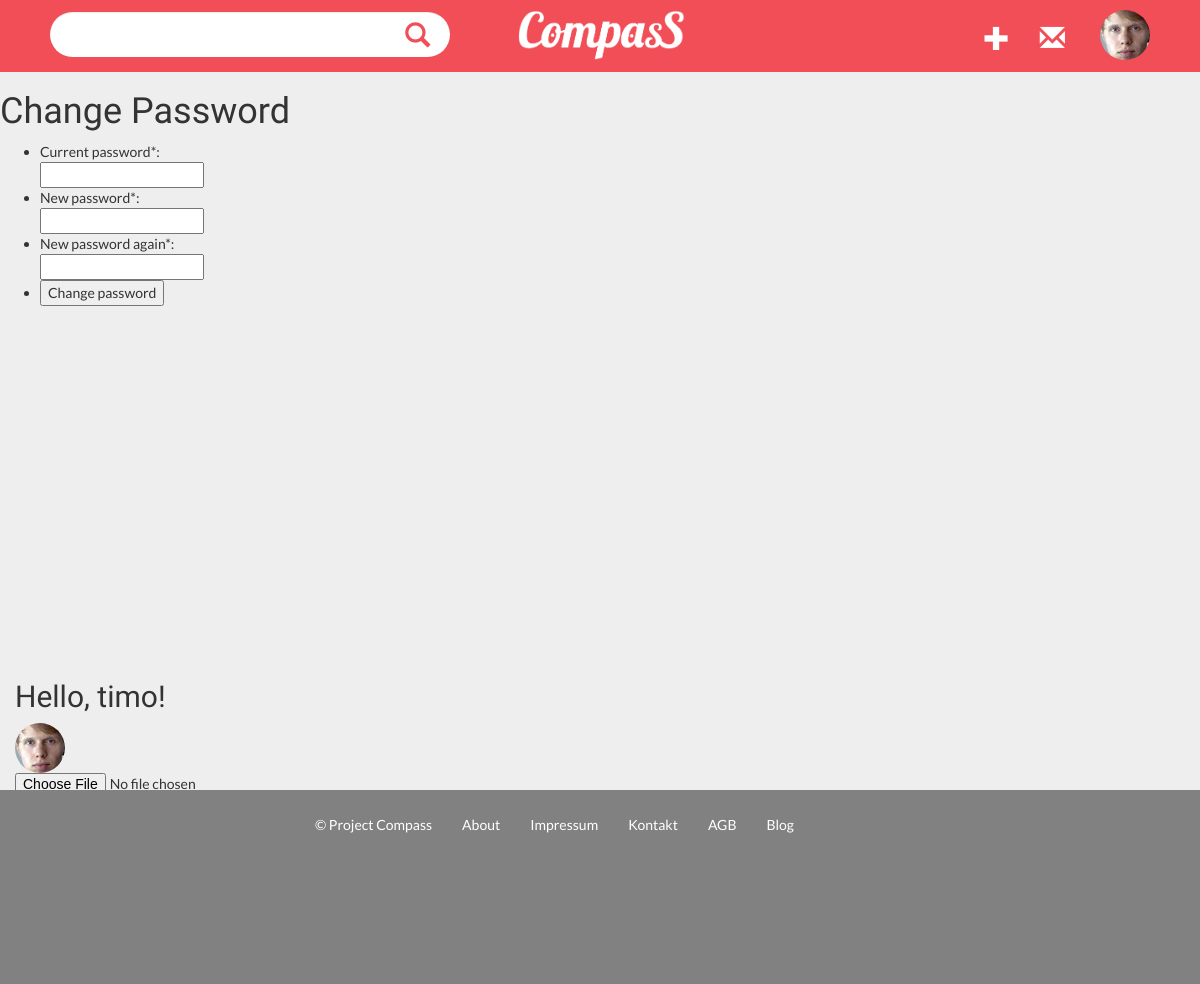
Page /changepassword.php (signed in) on the committed database.
### tables this page shows
CREATE TABLE `users` (
  `user_id` int(11) NOT NULL AUTO_INCREMENT,
  `username` varchar(32) NOT NULL,
  `password` varchar(50) NOT NULL,
  `first_name` varchar(32) NOT NULL,
  `last_name` varchar(32) NOT NULL,
  `email` varchar(1024) NOT NULL,
  `email_code` varchar(32) NOT NULL,
  `active` int(11) NOT NULL DEFAULT '0',
  `password_recover` int(11) NOT NULL DEFAULT '0',
  `type` int(1) NOT NULL DEFAULT '0',
  `allow_email` int(11) NOT NULL DEFAULT '1',
  `profile` varchar(55) NOT NULL,
  `subscription_categories` varchar(55) NOT NULL DEFAULT '',
  `subscription_users` varchar(55) NOT NULL DEFAULT '',
  PRIMARY KEY (`user_id`)
);

### core/functions/users.php (called while the page is built, shortened)
<?php
function user_data($user_id) {
	$user_id = (int)$user_id;
	$func_num_args = func_num_args();
	$func_get_args = func_get_args();
	if ($func_num_args > 1) {
		unset($func_get_args[0]);
		$fields = '`' . implode('`, `', $func_get_args) . '`';
		$data = mysql_fetch_assoc(mysql_query("SELECT $fields FROM `users` WHERE `user_id` = $user_id"));
		return $data;
	}
}
function logged_in() {
	return (isset($_SESSION['user_id'])) ? true : false;
}
?>

### core/init.php (called while the page is built, shortened)
<?php
require 'functions/users.php';
if (logged_in() === true) {
	$session_user_id = $_SESSION['user_id'];
	$user_data = user_data($session_user_id, 'user_id', 'username', 'password', 'first_name', 'last_name', 'email', 'password_recover', 'type', 'allow_email', 'profile');
}
?>

### includes/widgets/loggedin.php (the view, shortened to what this page needs)
<div class="widget">
	<h2>Hello, <?php echo $user_data['first_name']; ?>!</h2>
	<div class="inner">
		<div class="profile">
			<?php
			if (empty($user_data['profile']) === false) {
				?><div class="crop"><?php
				echo '<img class="img img-responsive img-circle" src="', $user_data['profile'], '" alt="', $user_data['first_name'], '\'s Profile Image">';
				?></div>
				<?php } ?>
			<form action="" method="post" enctype="multipart/form-data">
				<input type="file" name="profile"> <input type="submit">
			</form>
		</div>
		<ul>
			<li>
				<a href="logout.php">Log out</a>
			</li>
			<li>
				<a href="<?php echo $user_data['username']; ?>">Profile</a>
			</li>
			<li>
				<a href="changepassword.php">Change password</a>
			</li>
			<li>
				<a href="settings.php">Settings</a>
			</li>
		</ul>
	</div>
</div>

### includes/menu.php (shortened to what this page needs)
<?php if(logged_in() != true){?>
<nav class="navbar navbar-default" role="navigation">
  <div class="container-fluid">
    <div class="container welcome">
    <div class="navbar-header">
      <button type="button" class="navbar-toggle" data-toggle="collapse" data-target="#bs-example-navbar-collapse-1">
        <span class="sr-only">Toggle navigation</span>
        <span class="icon-bar"></span>
        <span class="icon-bar"></span>
        <span class="icon-bar"></span>
      </button>
     <a href="index.php"><img src="images/logo.png" height="50" id="logo"></a>
    </div>
    <div class="collapse navbar-collapse" id="bs-example-navbar-collapse-1">
      <ul class="nav navbar-nav navbar-right">
        <button class="btn login-button" id="login">login</button>
      </ul>
      </div>
    </div>
  </div>
</nav>
<?php }else{?>
<nav class="navbar navbar-default" role="navigation">
  <div class="container-fluid">
    <div class="navbar-header">
<a href="index.php"><img src="images/logo.png" height="50" id="logo"></a>
<div class="right-inner-addon ">
     <form action="search.php" method="get" role="form">
        <div class="form-group">
          <input type="text" id="search" class="form-control" name="keywords" autocomplete="off">
        </div>
      </form>
</div>
    </div>
    <div class="collapse navbar-collapse" id="bs-example-navbar-collapse-1">
      <ul class="nav navbar-nav navbar-right">
        <li><a href="add_bookmark.php" id="add_bookmark"><span class="glyphicon glyphicon-plus"</span></a></li>
        <li><a href="#" id="notifications"><span class="glyphicon glyphicon-envelope"</span></a></li>
           <li class="dropdown">
              <a href="#" class="dropdown-toggle" data-toggle="dropdown">
                <div class="crop">
                  <?php if (empty($user_data['profile']) === false){
                      echo '<img class="img img-responsive img-circle" src="', $user_data['profile'], '" alt="', $user_data['first_name'], '\'s Profile Image">';
                    }else{
                      echo '<img class="img img-responsive img-circle" src="images/placeholder-img.jpg" alt="', $user_data['first_name'], '\'s Profile Image">';
                      }
                  ?>
                </div>
              </a>
          </li>
          </ul>
      </div>
  </div>
</nav>
<?php }?>

### sass/css/main.css (style rules this page uses)
body { font-family: 'Lato', sans-serif; background-color: #eee; }
h1, h2, h3, h4 { font-family: 'Cabin', sans-serif; }
html, body { height: 100%; }
.navbar { min-height: 70px; margin-bottom: 0px; border: none; border-radius: 0px; background-color: #f14e57; }
.navbar #add_bookmark { font-size: 1.8em; }
.navbar #notifications { font-size: 1.8em; }
.container-fluid { margin-right: auto; margin-left: auto; padding-left: 50px; padding-right: 50px; padding-top: 10px; }
.right-inner-addon { position: relative; }
.right-inner-addon input { padding-right: 30px; }
#search { background-color: #fff; border: none; border-radius: 25px; margin-top: 2px; width: 400px; height: 45px; }
.navbar-default .navbar-nav > li > a { color: #fff; }
#logo { position: absolute; left: 50%; margin-left: -82px; }
.navbar-nav > li > a.dropdown-toggle { padding: 0px; margin-left: 20px; }
.form-control { background-color: rgba(255, 255, 255, 0.5); border: none; }
.crop { height: 50px; width: 50px; overflow: hidden; }
.crop img { width: 100%; height: 100%; }
a { color: #f14e57; }

### rows in the picture
users: profile (picture), first_name "timo"
